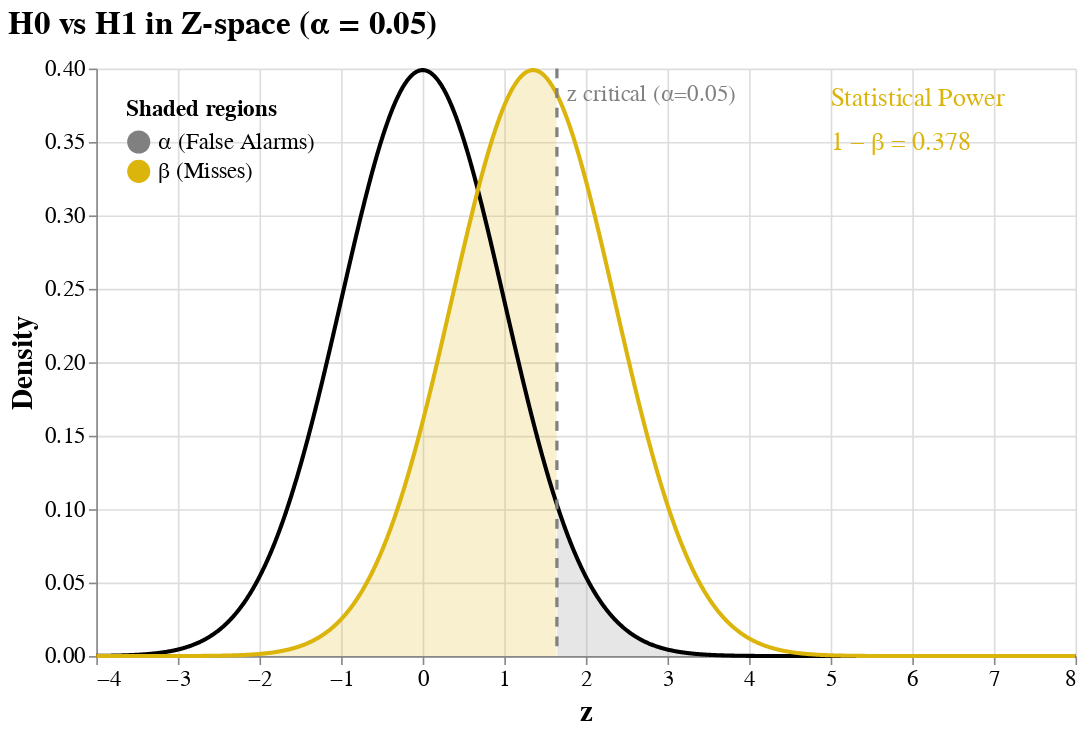

Notebook cell for this chart:
### Markdown cell above
The probabilities $\alpha$ and $\beta$ are shown as shaded areas in the widget below. See what happens when you control the slider for $n$ and $\Delta$.

### Code cell
#| code-summary: "widget"
import numpy as np
import pandas as pd
import altair as alt

# --- constants ---
alpha = 0.05
zcrit = 1.6448536269514722  # one-sided z_{1-alpha}
sigma = 7.39

# x-grid
x = np.linspace(-4.0, 8.0, 1601)
df = pd.DataFrame({"x": x})

# sliders
n_slider = alt.param(
    name="n", value=50,
    bind=alt.binding_range(min=5, max=400, step=1, name="n ")
)
delta_slider = alt.param(
    name="Delta", value=2.0,
    bind=alt.binding_range(min=0.0, max=5.0, step=0.1, name="Δ ")
)

base = (
    alt.Chart(df)
    .add_params(n_slider, delta_slider)
    .transform_calculate(
        mu1=f"(Delta / {sigma}) * sqrt(n / 2)"
    )
    .transform_calculate(
        pdf0="(1 / sqrt(2 * PI)) * exp(-0.5 * datum.x * datum.x)",
        pdf1="(1 / sqrt(2 * PI)) * exp(-0.5 * pow(datum.x - datum.mu1, 2))"
    )
)

# ---------------- curves ----------------
h0_line = base.mark_line(strokeWidth=2.5, color="#000000").encode(
    x=alt.X("x:Q", title="z"),
    y=alt.Y("pdf0:Q", title="Density"),
)

h1_line = base.mark_line(strokeWidth=2.5, color="#dbb40c").encode(
    x="x:Q",
    y="pdf1:Q",
)

# ---------------- shaded regions ----------------
# alpha: H0 right tail
h0_shade = (
    base
    .transform_filter(f"datum.x >= {zcrit}")
    .mark_area(opacity=0.20, color="#808080")
    .encode(
        x="x:Q",
        y="pdf0:Q",
    )
)

# beta: H1 left of cutoff
h1_shade = (
    base
    .transform_filter(f"datum.x <= {zcrit}")
    .mark_area(opacity=0.20, color="#dbb40c")
    .encode(
        x="x:Q",
        y="pdf1:Q",
    )
)

# ---------------- decision boundary ----------------
crit_line = (
    alt.Chart(pd.DataFrame({"z": [zcrit]}))
    .mark_rule(strokeWidth=2, strokeDash=[6, 6], color="#808080")
    .encode(x="z:Q")
)

crit_label = alt.Chart(
    pd.DataFrame({"x": [zcrit], "y": [0.39], "t": [f"z critical (α={alpha})"]})
).mark_text(
    align="left", baseline="top", dx=6, fontSize=14, color="#808080"
).encode(
    x="x:Q",
    y="y:Q",
    text="t:N"
)

# ---------------- power label ----------------
power_text_1 = (
    alt.Chart(pd.DataFrame({"x": [5.0], "y": [0.38]}))
    .mark_text(
        align="left",
        baseline="middle",
        fontSize=16,
        color="#dbb40c",
    )
    .encode(
        x="x:Q",
        y="y:Q",
        text=alt.value("Statistical Power"),
    )
)

power_text_2 = (
    alt.Chart(pd.DataFrame({"x": [5.0], "y": [0.35]}))
    .transform_calculate(
        t=f"1.702 * ({zcrit} - ((Delta / {sigma}) * sqrt(n / 2)))",
        t_clamped="min(max(datum.t, -60), 60)",
        power="1 / (1 + exp(datum.t_clamped))",
        label="'1 − β = ' + format(datum.power, '.3f')"
    )
    .mark_text(
        align="left",
        baseline="middle",
        fontSize=16,
        color="#dbb40c",
    )
    .encode(
        x="x:Q",
        y="y:Q",
        text="label:N",
    )
)


# ---------------- legend for shaded areas ----------------
legend_df = pd.DataFrame({
    "region": ["α (False Alarms)", "β (Misses)"]
})

shade_legend = (
    alt.Chart(legend_df)
    .mark_point(size=120, filled=True, opacity=0)  # hide the dummy points
    .encode(
        color=alt.Color(
            "region:N",
            scale=alt.Scale(
                domain=["α (False Alarms)", "β (Misses)"],
                range=["#808080", "#dbb40c"],
            ),
            legend=alt.Legend(
                title="Shaded regions",
                orient="top-left",
                labelFontSize=14,
                titleFontSize=14,
                symbolSize=200,
                symbolOpacity=1,          # keep legend symbols visible
            ),
        )
    )
)


# ---------------- final chart ----------------
chart = (
    alt.layer(
        h0_shade,
        h1_shade,
        h0_line,
        h1_line,
        crit_line,
        crit_label,
        power_text_1,
        power_text_2,
        shade_legend,
    )
    .properties(width=600, height=360, title="H0 vs H1 in Z-space (α = 0.05)")
    .configure_view(stroke=None)
    .configure_axis(titleFontSize=18, labelFontSize=14, grid=True)
    .configure_title(fontSize=20, anchor="start", offset=10)
)

chart

### Figure 1 — Vega-Lite specification as saved in the notebook (floating-point values rounded to 4 significant figures; data arrays with more than 128 entries replaced by an {"elided": "..."} marker saying what was removed)
{"config": {"view": {"continuousWidth": 300, "continuousHeight": 300, "stroke": null}, "axis": {"grid": true, "labelFontSize": 14, "titleFontSize": 18}, "title": {"anchor": "start", "fontSize": 20, "offset": 10}}, "layer": [{"data": {"name": "data-3a8bfa207f9f9c0e1270bf49dd979bf3"}, "mark": {"type": "area", "color": "#808080", "opacity": 0.2}, "encoding": {"x": {"field": "x", "type": "quantitative"}, "y": {"field": "pdf0", "type": "quantitative"}}, "transform": [{"calculate": "(Delta / 7.39) * sqrt(n / 2)", "as": "mu1"}, {"calculate": "(1 / sqrt(2 * PI)) * exp(-0.5 * datum.x * datum.x)", "as": "pdf0"}, {"calculate": "(1 / sqrt(2 * PI)) * exp(-0.5 * pow(datum.x - datum.mu1, 2))", "as": "pdf1"}, {"filter": "datum.x >= 1.6448536269514722"}]}, {"data": {"name": "data-3a8bfa207f9f9c0e1270bf49dd979bf3"}, "mark": {"type": "area", "color": "#dbb40c", "opacity": 0.2}, "encoding": {"x": {"field": "x", "type": "quantitative"}, "y": {"field": "pdf1", "type": "quantitative"}}, "transform": [{"calculate": "(Delta / 7.39) * sqrt(n / 2)", "as": "mu1"}, {"calculate": "(1 / sqrt(2 * PI)) * exp(-0.5 * datum.x * datum.x)", "as": "pdf0"}, {"calculate": "(1 / sqrt(2 * PI)) * exp(-0.5 * pow(datum.x - datum.mu1, 2))", "as": "pdf1"}, {"filter": "datum.x <= 1.6448536269514722"}]}, {"data": {"name": "data-3a8bfa207f9f9c0e1270bf49dd979bf3"}, "mark": {"type": "line", "color": "#000000", "strokeWidth": 2.5}, "encoding": {"x": {"field": "x", "title": "z", "type": "quantitative"}, "y": {"field": "pdf0", "title": "Density", "type": "quantitative"}}, "transform": [{"calculate": "(Delta / 7.39) * sqrt(n / 2)", "as": "mu1"}, {"calculate": "(1 / sqrt(2 * PI)) * exp(-0.5 * datum.x * datum.x)", "as": "pdf0"}, {"calculate": "(1 / sqrt(2 * PI)) * exp(-0.5 * pow(datum.x - datum.mu1, 2))", "as": "pdf1"}]}, {"data": {"name": "data-3a8bfa207f9f9c0e1270bf49dd979bf3"}, "mark": {"type": "line", "color": "#dbb40c", "strokeWidth": 2.5}, "encoding": {"x": {"field": "x", "type": "quantitative"}, "y": {"field": "pdf1", "type": "quantitative"}}, "transform": [{"calculate": "(Delta / 7.39) * sqrt(n / 2)", "as": "mu1"}, {"calculate": "(1 / sqrt(2 * PI)) * exp(-0.5 * datum.x * datum.x)", "as": "pdf0"}, {"calculate": "(1 / sqrt(2 * PI)) * exp(-0.5 * pow(datum.x - datum.mu1, 2))", "as": "pdf1"}]}, {"data": {"name": "data-68a1a35ee14aaf32d8affd05594d7f02"}, "mark": {"type": "rule", "color": "#808080", "strokeDash": [6, 6], "strokeWidth": 2}, "encoding": {"x": {"field": "z", "type": "quantitative"}}}, {"data": {"name": "data-930b53d73d8f98409978b5a7779c2289"}, "mark": {"type": "text", "align": "left", "baseline": "top", "color": "#808080", "dx": 6, "fontSize": 14}, "encoding": {"text": {"field": "t", "type": "nominal"}, "x": {"field": "x", "type": "quantitative"}, "y": {"field": "y", "type": "quantitative"}}}, {"data": {"name": "data-5804bdb8e3153ca1a021fbbc62be8230"}, "mark": {"type": "text", "align": "left", "baseline": "middle", "color": "#dbb40c", "fontSize": 16}, "encoding": {"text": {"value": "Statistical Power"}, "x": {"field": "x", "type": "quantitative"}, "y": {"field": "y", "type": "quantitative"}}}, {"data": {"name": "data-9dbf0a2bf602bdf181d0fc8e82f57455"}, "mark": {"type": "text", "align": "left", "baseline": "middle", "color": "#dbb40c", "fontSize": 16}, "encoding": {"text": {"field": "label", "type": "nominal"}, "x": {"field": "x", "type": "quantitative"}, "y": {"field": "y", "type": "quantitative"}}, "transform": [{"calculate": "1.702 * (1.6448536269514722 - ((Delta / 7.39) * sqrt(n / 2)))", "as": "t"}, {"calculate": "min(max(datum.t, -60), 60)", "as": "t_clamped"}, {"calculate": "1 / (1 + exp(datum.t_clamped))", "as": "power"}, {"calculate": "'1 − β = ' + format(datum.power, '.3f')", "as": "label"}]}, {"data": {"name": "data-10daba9e03ade61fd42308a0b4f24eee"}, "mark": {"type": "point", "filled": true, "opacity": 0, "size": 120}, "encoding": {"color": {"field": "region", "legend": {"labelFontSize": 14, "orient": "top-left", "symbolOpacity": 1, "symbolSize": 200, "title": "Shaded regions", "titleFontSize": 14}, "scale": {"domain": ["α (False Alarms)", "β (Misses)"], "range": ["#808080", "#dbb40c"]}, "type": "nominal"}}}], "height": 360, "params": [{"name": "n", "bind": {"input": "range", "max": 400, "min": 5, "name": "n ", "step": 1}, "value": 50}, {"name": "Delta", "bind": {"input": "range", "max": 5.0, "min": 0.0, "name": "Δ ", "step": 0.1}, "value": 2.0}], "title": "H0 vs H1 in Z-space (α = 0.05)", "width": 600, "$schema": "https://vega.github.io/schema/vega-lite/v6.1.0.json", "datasets": {"data-3a8bfa207f9f9c0e1270bf49dd979bf3": {"elided": "1601 records"}, "data-68a1a35ee14aaf32d8affd05594d7f02": [{"z": 1.645}], "data-930b53d73d8f98409978b5a7779c2289": [{"x": 1.645, "y": 0.39, "t": "z critical (α=0.05)"}], "data-5804bdb8e3153ca1a021fbbc62be8230": [{"x": 5.0, "y": 0.38}], "data-9dbf0a2bf602bdf181d0fc8e82f57455": [{"x": 5.0, "y": 0.35}], "data-10daba9e03ade61fd42308a0b4f24eee": [{"region": "α (False Alarms)"}, {"region": "β (Misses)"}]}}
